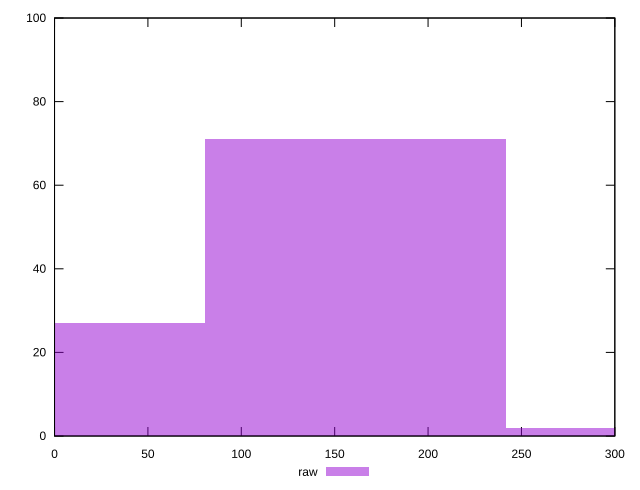

Generate this figure with gnuplot:
reset

$raw <<EOF
161.06017387833367 71
0 27
322.12034775666734 2
EOF

set key outside below
set boxwidth 161.06017387833367
set xrange [0:300]
set yrange [0:100]
set trange [0:100]
set style fill transparent solid 0.5 noborder
set terminal svg size 640, 490 enhanced background rgb 'white'
set output "report_00021_2021-02-20T09:16:39.615Z/unused-css-rules/samples/pages+cached/raw/histogram.svg"

plot $raw title "raw" with boxes

reset
